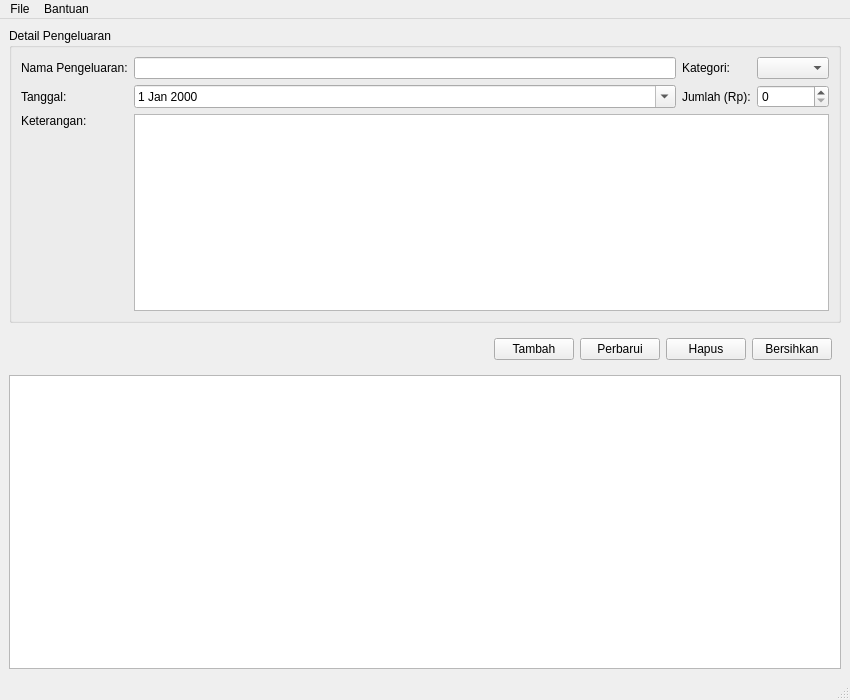
<?xml version="1.0" encoding="UTF-8"?>
<ui version="4.0">
 <class>MainWindow</class>
 <widget class="QMainWindow" name="MainWindow">
  <property name="geometry">
   <rect>
    <x>0</x>
    <y>0</y>
    <width>850</width>
    <height>700</height>
   </rect>
  </property>
  <property name="windowTitle">
   <string>DompetKu - Pelacak Pengeluaran</string>
  </property>
  <widget class="QWidget" name="centralwidget">
   <layout class="QVBoxLayout" name="verticalLayout">
    <item>
     <widget class="QGroupBox" name="formGroupBox">
      <property name="title">
       <string>Detail Pengeluaran</string>
      </property>
      <layout class="QGridLayout" name="gridLayout">
       <item row="0" column="0">
        <widget class="QLabel" name="labelNama">
         <property name="text">
          <string>Nama Pengeluaran:</string>
         </property>
        </widget>
       </item>
       <item row="0" column="1">
        <widget class="QLineEdit" name="lineEditNama"/>
       </item>
       <item row="0" column="2">
        <widget class="QLabel" name="labelKategori">
         <property name="text">
          <string>Kategori:</string>
         </property>
        </widget>
       </item>
       <item row="0" column="3">
        <widget class="QComboBox" name="comboBoxKategori"/>
       </item>
       <item row="1" column="0">
        <widget class="QLabel" name="labelTanggal">
         <property name="text">
          <string>Tanggal:</string>
         </property>
        </widget>
       </item>
       <item row="1" column="1">
        <widget class="QDateEdit" name="dateEditTanggal">
         <property name="calendarPopup">
          <bool>true</bool>
         </property>
        </widget>
       </item>
       <item row="1" column="2">
        <widget class="QLabel" name="labelJumlah">
         <property name="text">
          <string>Jumlah (Rp):</string>
         </property>
        </widget>
       </item>
       <item row="1" column="3">
        <widget class="QSpinBox" name="spinBoxJumlah">
         <property name="maximum">
          <number>999999999</number>
         </property>
         <property name="singleStep">
          <number>1000</number>
         </property>
        </widget>
       </item>
       <item row="2" column="0">
        <widget class="QLabel" name="labelKeterangan">
         <property name="text">
          <string>Keterangan:</string>
         </property>
         <property name="alignment">
          <set>Qt::AlignLeading|Qt::AlignLeft|Qt::AlignTop</set>
         </property>
        </widget>
       </item>
       <item row="2" column="1" colspan="3">
        <widget class="QTextEdit" name="textEditKeterangan"/>
       </item>
      </layout>
     </widget>
    </item>
    <item>
     <widget class="QFrame" name="buttonFrame">
      <layout class="QHBoxLayout" name="horizontalLayout">
       <item>
        <spacer name="horizontalSpacer">
         <property name="orientation">
          <enum>Qt::Horizontal</enum>
         </property>
         <property name="sizeHint" stdset="0">
          <size>
           <width>40</width>
           <height>20</height>
          </size>
         </property>
        </spacer>
       </item>
       <item>
        <widget class="QPushButton" name="btnTambah">
         <property name="text">
          <string>Tambah</string>
         </property>
        </widget>
       </item>
       <item>
        <widget class="QPushButton" name="btnPerbarui">
         <property name="text">
          <string>Perbarui</string>
         </property>
        </widget>
       </item>
       <item>
        <widget class="QPushButton" name="btnHapus">
         <property name="text">
          <string>Hapus</string>
         </property>
        </widget>
       </item>
       <item>
        <widget class="QPushButton" name="btnBersihkan">
         <property name="text">
          <string>Bersihkan</string>
         </property>
        </widget>
       </item>
      </layout>
     </widget>
    </item>
    <item>
     <widget class="QTableWidget" name="tableWidget">
      <property name="editTriggers">
       <set>QAbstractItemView::NoEditTriggers</set>
      </property>
      <property name="selectionBehavior">
       <set>QAbstractItemView::SelectRows</set>
      </property>
     </widget>
    </item>
   </layout>
  </widget>
  <widget class="QMenuBar" name="menubar">
   <property name="geometry">
    <rect>
     <x>0</x>
     <y>0</y>
     <width>850</width>
     <height>26</height>
    </rect>
   </property>
   <widget class="QMenu" name="menuFile">
    <property name="title">
     <string>File</string>
    </property>
    <addaction name="actionEkspor_ke_CSV"/>
    <addaction name="separator"/>
    <addaction name="actionKeluar"/>
   </widget>
   <widget class="QMenu" name="menuBantuan">
    <property name="title">
     <string>Bantuan</string>
    </property>
    <addaction name="actionTentang"/>
   </widget>
   <addaction name="menuFile"/>
   <addaction name="menuBantuan"/>
  </widget>
  <widget class="QStatusBar" name="statusbar"/>
  <action name="actionEkspor_ke_CSV">
   <property name="text">
    <string>Ekspor ke CSV</string>
   </property>
  </action>
  <action name="actionKeluar">
   <property name="text">
    <string>Keluar</string>
   </property>
  </action>
  <action name="actionTentang">
   <property name="text">
    <string>Tentang</string>
   </property>
  </action>
 </widget>
 <resources/>
 <connections/>
</ui>
